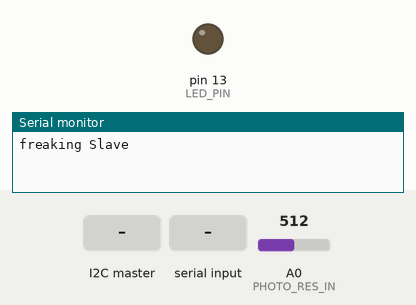
Simulated run of this sketch. Board: Arduino Uno, built with avr-gcc and run on an emulated ATmega328P. Shown: output pins drawn as LEDs (lit = HIGH), the last lines printed to the serial monitor. Dashed ring = blinking. The test bench sets the inputs (shaded band); at power-on: A0 (PHOTO_RES_IN) = 512.

Above: at 1.2 s.
1.3 s: the I2C master sends "c"
At 1.55 s:
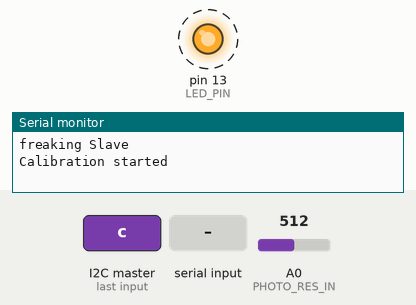
4.3 s: "s" received over Serial
7.3 s: "r" received over Serial
At 7.3 s:
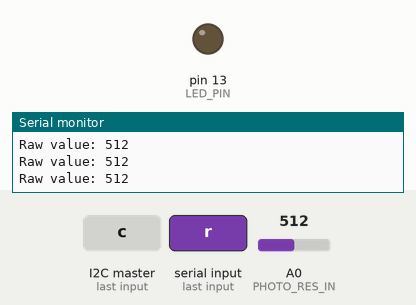
10.3 s: A0 (PHOTO_RES_IN) set to 111
11.8 s: A0 (PHOTO_RES_IN) set to 90
Timing chart, 0 to 14.8 s (numbered marks = the images above; inputs shaded):
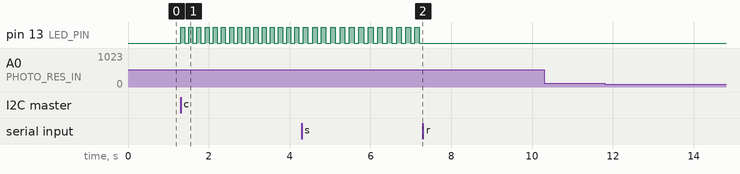

The sketch:

slave.ino
```cpp
#include <Wire.h>

#define PHOTO_RES_IN A0
#define I2C_ADDRESS 5
#define LED_PIN 13

int maxRecords = 0;
int currentRecord = 0;
int* xValues;
int* yValues;
bool calibrationStarted = false;
bool showData = false;

long lastTime = 0;
bool ledState = HIGH;

int getPhotoResValue(){
  return analogRead(PHOTO_RES_IN);
}

void setup() {
  pinMode(LED_PIN, OUTPUT);
  Serial.begin(9600);
  Serial.println("");
  Serial.println("freaking Slave");
  Wire.begin(I2C_ADDRESS);
  Wire.onReceive(processData);
}

void loop() {
  if (calibrationStarted) {
    blinkLed(lastTime, ledState);
  }
  if (Serial.available()) {
    char cmd = Serial.read();
    switch (cmd) {
      case 'r':
        currentRecord = 0;
        calibrationStarted = false;
        break;
      case 's':
        showData = !showData;
        break;
    }
  }
  if (showData) {
    if (maxRecords != 0) {
      Serial.print("Calibrated value: ");
      Serial.println(linearInterpolation(getPhotoResValue()));
    } else {
      Serial.print("Raw value: ");
      Serial.println(getPhotoResValue());
    }
  }
}

float linearInterpolation(int xNew) {
    int i = 0;
    while (i < currentRecord - 1 && xValues[i + 1] < xNew) {
        i++;
    }
    int x0 = xValues[i];
    int y0 = yValues[i];
    int x1 = xValues[i + 1];
    int y1 = yValues[i + 1];
    return y0 + (y1 - y0) * (xNew - x0) / (x1 - x0);
}

void processData(int length){
  int lastVal = 0;
  while (0 < Wire.available()){
    auto result = Wire.read();
    switch (result) {
      case 'r':
        maxRecords = Wire.read();
        Serial.print("Max records: ");
        Serial.println(maxRecords);
        xValues = new int[maxRecords];
        yValues = new int[maxRecords];
        break;
      case 's':
        Serial.println("Calibration done");
        calibrationStarted = false;
        digitalWrite(LED_PIN, HIGH);
        showData = true;
        return;
      case 'c':
        currentRecord = 0;
        calibrationStarted = true;
        Serial.println("Calibration started");
        break;
      default:
        if (currentRecord < maxRecords && calibrationStarted){
          int data = result * 5;
          int currentResistence = getPhotoResValue();
          xValues[currentRecord] = currentResistence;
          yValues[currentRecord] = data;
          currentRecord += 1;
          Serial.println("Calibrating...");
        }
        break;
    }
  }
}

void blinkLed(long &lastTime, bool &state) {
  long currentTime = millis();
  if (currentTime - lastTime > 100) {
    digitalWrite(LED_PIN, state);
    lastTime = currentTime;
    state = !state;
  }
}
```

Measured:
- after the input at 1.3 s, pin 13 (LED_PIN): alternates HIGH for 0.10 s and LOW for 0.10 s, starting at once
- after the input at 7.3 s, pin 13 (LED_PIN): stops changing and stays LOW
